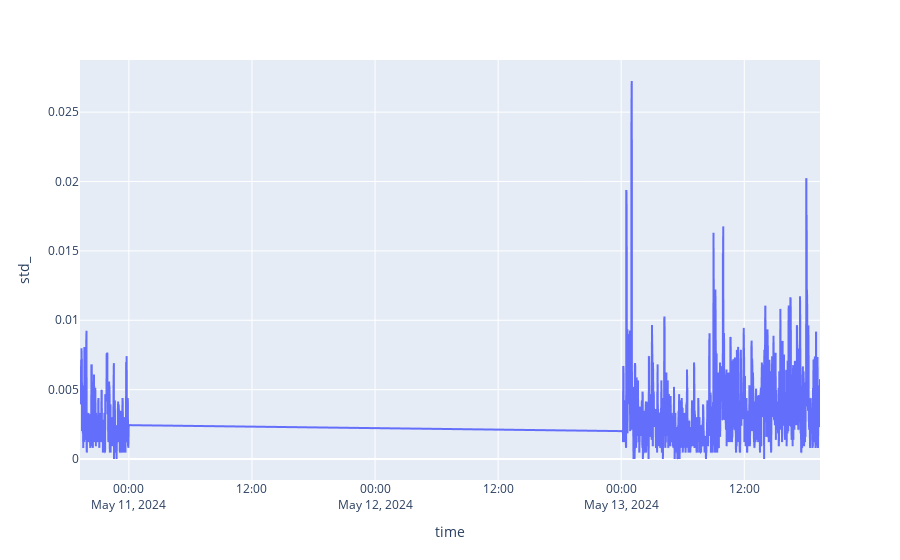

Write notebook code for a chart like this one.
### Code cell
px.line(rates_frame , x = 'time' , y = 'std_')

### Figure 1 — Plotly figure (JSON) as saved in the notebook; plotly's stock layout.template omitted (floating-point values rounded to 4 significant figures; data arrays with more than 128 entries replaced by an {"elided": "..."} marker saying what was removed)
{"data": [{"hovertemplate": "time=%{x}<br>std_=%{y}<extra></extra>", "legendgroup": "", "line": {"color": "#636efa", "dash": "solid"}, "marker": {"symbol": "circle"}, "mode": "lines", "name": "", "showlegend": false, "type": "scattergl", "x": {"elided": "1440 str values"}, "xaxis": "x", "y": {"elided": "1440 float values"}, "yaxis": "y"}], "layout": {"legend": {"tracegroupgap": 0}, "margin": {"t": 60}, "xaxis": {"anchor": "y", "domain": [0, 1], "title": {"text": "time"}}, "yaxis": {"anchor": "x", "domain": [0, 1], "title": {"text": "std_"}}}}
